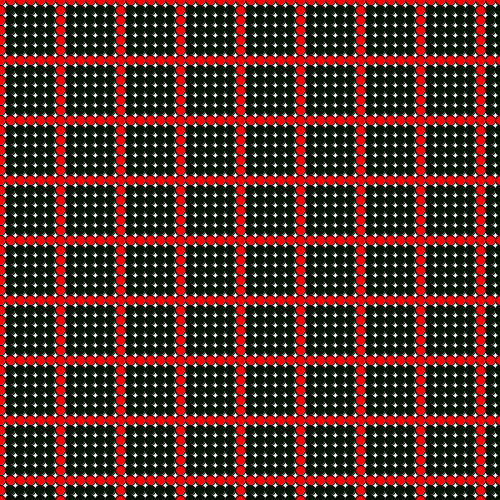
Frame 1 (no input)
Frame 60 (the mouse pressed at the canvas centre just before this capture): identical to frame 1, image omitted
Frame 120 (the mouse held since frame 60 and released just before this capture): identical to frame 1, image omitted

The Processing sketch that drew this single still picture (run headless with seeded random() and noise(); from frame 60 on, the mouse is pressed at the canvas centre):

// Processing sketch: forLoopBideimensional
// ── forLoopBideimensional.pde


void setup() {
  size(500, 500);

  smooth();
}

void draw() {

  background(255);
  for (int x=0; x<width; x++) {
    for (int y=0; y<height; y++) {
      if (x%6==0 || y%6==0) {
        fill(255, 0, 0);
      } else {
        fill(0, 20, 0);
      }
      ellipse(x*10, y*10, 10, 10);
    }
  }
}
